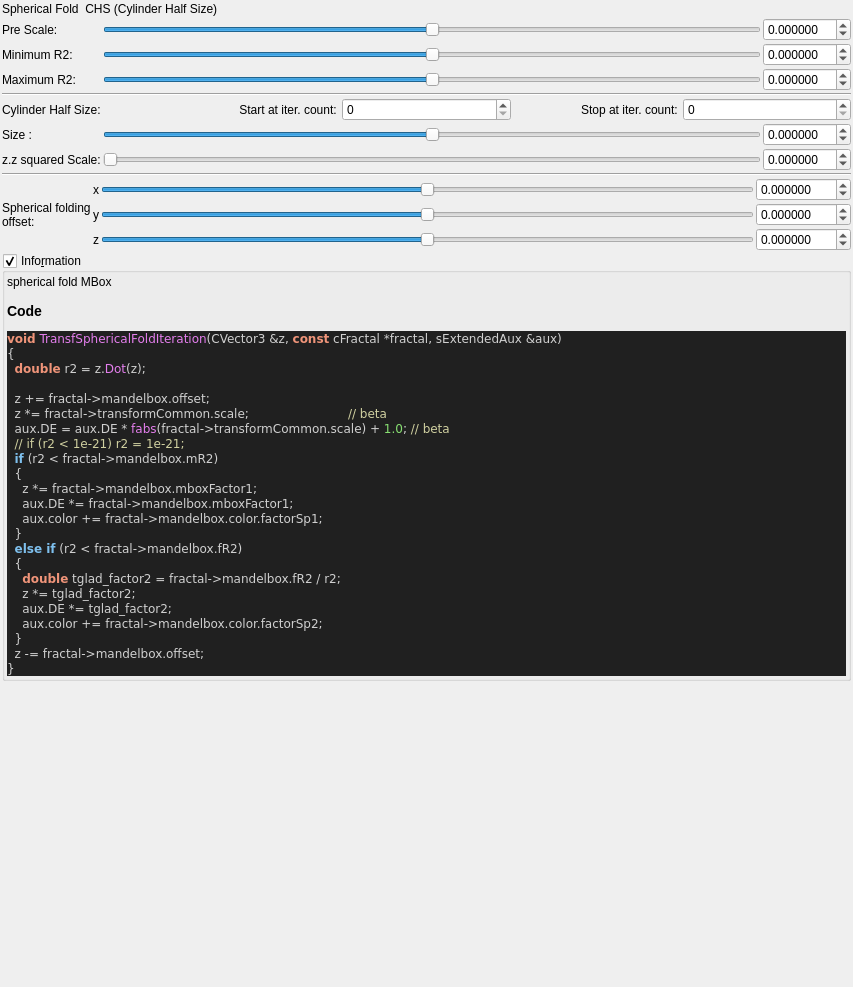
<?xml version="1.0" encoding="UTF-8"?>
<ui version="4.0">
 <class>Form</class>
 <widget class="QWidget" name="Form">
  <property name="geometry">
   <rect>
    <x>0</x>
    <y>0</y>
    <width>853</width>
    <height>987</height>
   </rect>
  </property>
  <property name="windowTitle">
   <string notr="true">transf_spherical_fold</string>
  </property>
  <layout class="QVBoxLayout" name="verticalLayout">
   <property name="spacing">
    <number>2</number>
   </property>
   <property name="leftMargin">
    <number>2</number>
   </property>
   <property name="topMargin">
    <number>2</number>
   </property>
   <property name="rightMargin">
    <number>2</number>
   </property>
   <property name="bottomMargin">
    <number>2</number>
   </property>
   <item>
    <widget class="QLabel" name="label_17">
     <property name="text">
      <string>Spherical Fold  CHS (Cylinder Half Size)</string>
     </property>
    </widget>
   </item>
   <item>
    <layout class="QGridLayout" name="gridLayout_2">
     <item row="7" column="2">
      <widget class="MyDoubleSpinBox" name="spinbox_transf_scale_1">
       <property name="sizePolicy">
        <sizepolicy hsizetype="Minimum" vsizetype="Maximum">
         <horstretch>0</horstretch>
         <verstretch>0</verstretch>
        </sizepolicy>
       </property>
       <property name="prefix">
        <string/>
       </property>
       <property name="suffix">
        <string/>
       </property>
       <property name="decimals">
        <number>6</number>
       </property>
       <property name="minimum">
        <double>-99.989999999999995</double>
       </property>
       <property name="maximum">
        <double>99.989999999999995</double>
       </property>
       <property name="singleStep">
        <double>0.100000000000000</double>
       </property>
      </widget>
     </item>
     <item row="2" column="1">
      <widget class="QSlider" name="slider_transf_scale">
       <property name="sizePolicy">
        <sizepolicy hsizetype="Expanding" vsizetype="Maximum">
         <horstretch>0</horstretch>
         <verstretch>0</verstretch>
        </sizepolicy>
       </property>
       <property name="minimum">
        <number>-5000000</number>
       </property>
       <property name="maximum">
        <number>5000000</number>
       </property>
       <property name="value">
        <number>0</number>
       </property>
       <property name="sliderPosition">
        <number>0</number>
       </property>
       <property name="orientation">
        <enum>Qt::Horizontal</enum>
       </property>
      </widget>
     </item>
     <item row="3" column="0">
      <widget class="QLabel" name="label_48">
       <property name="text">
        <string>Minimum R2:</string>
       </property>
      </widget>
     </item>
     <item row="7" column="0">
      <widget class="QLabel" name="label_110">
       <property name="text">
        <string>z.z squared Scale:</string>
       </property>
      </widget>
     </item>
     <item row="7" column="1">
      <widget class="QSlider" name="slider_transf_scale_1">
       <property name="sizePolicy">
        <sizepolicy hsizetype="Expanding" vsizetype="Maximum">
         <horstretch>0</horstretch>
         <verstretch>0</verstretch>
        </sizepolicy>
       </property>
       <property name="minimum">
        <number>0</number>
       </property>
       <property name="maximum">
        <number>1000000</number>
       </property>
       <property name="value">
        <number>0</number>
       </property>
       <property name="sliderPosition">
        <number>0</number>
       </property>
       <property name="orientation">
        <enum>Qt::Horizontal</enum>
       </property>
      </widget>
     </item>
     <item row="6" column="1">
      <widget class="QSlider" name="slider_transf_offset_05">
       <property name="sizePolicy">
        <sizepolicy hsizetype="Expanding" vsizetype="Maximum">
         <horstretch>0</horstretch>
         <verstretch>0</verstretch>
        </sizepolicy>
       </property>
       <property name="minimum">
        <number>-10000000</number>
       </property>
       <property name="maximum">
        <number>10000000</number>
       </property>
       <property name="value">
        <number>0</number>
       </property>
       <property name="sliderPosition">
        <number>0</number>
       </property>
       <property name="orientation">
        <enum>Qt::Horizontal</enum>
       </property>
      </widget>
     </item>
     <item row="3" column="2">
      <widget class="MyDoubleSpinBox" name="spinbox_transf_minR2_p25">
       <property name="sizePolicy">
        <sizepolicy hsizetype="Minimum" vsizetype="Maximum">
         <horstretch>0</horstretch>
         <verstretch>0</verstretch>
        </sizepolicy>
       </property>
       <property name="prefix">
        <string/>
       </property>
       <property name="suffix">
        <string/>
       </property>
       <property name="decimals">
        <number>6</number>
       </property>
       <property name="minimum">
        <double>-99.989999999999995</double>
       </property>
       <property name="maximum">
        <double>99.989999999999995</double>
       </property>
       <property name="singleStep">
        <double>0.100000000000000</double>
       </property>
      </widget>
     </item>
     <item row="3" column="1">
      <widget class="QSlider" name="slider_transf_minR2_p25">
       <property name="sizePolicy">
        <sizepolicy hsizetype="Expanding" vsizetype="Maximum">
         <horstretch>0</horstretch>
         <verstretch>0</verstretch>
        </sizepolicy>
       </property>
       <property name="minimum">
        <number>-5000000</number>
       </property>
       <property name="maximum">
        <number>5000000</number>
       </property>
       <property name="value">
        <number>0</number>
       </property>
       <property name="sliderPosition">
        <number>0</number>
       </property>
       <property name="orientation">
        <enum>Qt::Horizontal</enum>
       </property>
      </widget>
     </item>
     <item row="5" column="0" colspan="3">
      <layout class="QGridLayout" name="gridLayout">
       <item row="1" column="1">
        <widget class="QLabel" name="label_66">
         <property name="text">
          <string>Start at iter. count: </string>
         </property>
         <property name="alignment">
          <set>Qt::AlignRight|Qt::AlignTrailing|Qt::AlignVCenter</set>
         </property>
        </widget>
       </item>
       <item row="1" column="3">
        <widget class="QLabel" name="label_49">
         <property name="text">
          <string>Stop at iter. count: </string>
         </property>
         <property name="alignment">
          <set>Qt::AlignRight|Qt::AlignTrailing|Qt::AlignVCenter</set>
         </property>
        </widget>
       </item>
       <item row="1" column="2">
        <widget class="MySpinBox" name="spinboxInt_transf_start_iterations">
         <property name="sizePolicy">
          <sizepolicy hsizetype="Minimum" vsizetype="Maximum">
           <horstretch>0</horstretch>
           <verstretch>0</verstretch>
          </sizepolicy>
         </property>
         <property name="minimum">
          <number>0</number>
         </property>
         <property name="maximum">
          <number>250</number>
         </property>
         <property name="value">
          <number>0</number>
         </property>
        </widget>
       </item>
       <item row="1" column="4">
        <widget class="MySpinBox" name="spinboxInt_transf_stop_iterations">
         <property name="sizePolicy">
          <sizepolicy hsizetype="Preferred" vsizetype="Maximum">
           <horstretch>0</horstretch>
           <verstretch>0</verstretch>
          </sizepolicy>
         </property>
         <property name="maximum">
          <number>250</number>
         </property>
        </widget>
       </item>
       <item row="1" column="0">
        <widget class="QLabel" name="label_109">
         <property name="text">
          <string>Cylinder Half Size:</string>
         </property>
        </widget>
       </item>
       <item row="0" column="0" colspan="5">
        <widget class="Line" name="line">
         <property name="orientation">
          <enum>Qt::Horizontal</enum>
         </property>
        </widget>
       </item>
      </layout>
     </item>
     <item row="6" column="0">
      <widget class="QLabel" name="label_108">
       <property name="text">
        <string>Size :</string>
       </property>
      </widget>
     </item>
     <item row="4" column="0">
      <widget class="QLabel" name="label_16">
       <property name="text">
        <string>Maximum R2:</string>
       </property>
      </widget>
     </item>
     <item row="6" column="2">
      <widget class="MyDoubleSpinBox" name="spinbox_transf_offset_05">
       <property name="sizePolicy">
        <sizepolicy hsizetype="Minimum" vsizetype="Maximum">
         <horstretch>0</horstretch>
         <verstretch>0</verstretch>
        </sizepolicy>
       </property>
       <property name="prefix">
        <string/>
       </property>
       <property name="suffix">
        <string/>
       </property>
       <property name="decimals">
        <number>6</number>
       </property>
       <property name="minimum">
        <double>-99.989999999999995</double>
       </property>
       <property name="maximum">
        <double>99.989999999999995</double>
       </property>
       <property name="singleStep">
        <double>0.100000000000000</double>
       </property>
      </widget>
     </item>
     <item row="4" column="1">
      <widget class="QSlider" name="slider_transf_maxR2_1">
       <property name="sizePolicy">
        <sizepolicy hsizetype="Expanding" vsizetype="Maximum">
         <horstretch>0</horstretch>
         <verstretch>0</verstretch>
        </sizepolicy>
       </property>
       <property name="minimum">
        <number>-5000000</number>
       </property>
       <property name="maximum">
        <number>5000000</number>
       </property>
       <property name="value">
        <number>0</number>
       </property>
       <property name="sliderPosition">
        <number>0</number>
       </property>
       <property name="orientation">
        <enum>Qt::Horizontal</enum>
       </property>
      </widget>
     </item>
     <item row="2" column="2">
      <widget class="MyDoubleSpinBox" name="spinbox_transf_scale">
       <property name="sizePolicy">
        <sizepolicy hsizetype="Minimum" vsizetype="Maximum">
         <horstretch>0</horstretch>
         <verstretch>0</verstretch>
        </sizepolicy>
       </property>
       <property name="prefix">
        <string/>
       </property>
       <property name="suffix">
        <string/>
       </property>
       <property name="decimals">
        <number>6</number>
       </property>
       <property name="minimum">
        <double>-99.989999999999995</double>
       </property>
       <property name="maximum">
        <double>99.989999999999995</double>
       </property>
       <property name="singleStep">
        <double>0.100000000000000</double>
       </property>
      </widget>
     </item>
     <item row="4" column="2">
      <widget class="MyDoubleSpinBox" name="spinbox_transf_maxR2_1">
       <property name="sizePolicy">
        <sizepolicy hsizetype="Minimum" vsizetype="Maximum">
         <horstretch>0</horstretch>
         <verstretch>0</verstretch>
        </sizepolicy>
       </property>
       <property name="prefix">
        <string/>
       </property>
       <property name="suffix">
        <string/>
       </property>
       <property name="decimals">
        <number>6</number>
       </property>
       <property name="minimum">
        <double>-99.989999999999995</double>
       </property>
       <property name="maximum">
        <double>99.989999999999995</double>
       </property>
       <property name="singleStep">
        <double>0.100000000000000</double>
       </property>
      </widget>
     </item>
     <item row="2" column="0">
      <widget class="QLabel" name="label_18">
       <property name="text">
        <string>Pre Scale:</string>
       </property>
      </widget>
     </item>
    </layout>
   </item>
   <item>
    <widget class="Line" name="line_2">
     <property name="orientation">
      <enum>Qt::Horizontal</enum>
     </property>
    </widget>
   </item>
   <item>
    <layout class="QGridLayout" name="gridLayout_16">
     <property name="spacing">
      <number>2</number>
     </property>
     <item row="3" column="2">
      <widget class="QSlider" name="slider3_mandelbox_offset_x">
       <property name="sizePolicy">
        <sizepolicy hsizetype="Expanding" vsizetype="Maximum">
         <horstretch>0</horstretch>
         <verstretch>0</verstretch>
        </sizepolicy>
       </property>
       <property name="minimum">
        <number>-5000000</number>
       </property>
       <property name="maximum">
        <number>5000000</number>
       </property>
       <property name="singleStep">
        <number>1</number>
       </property>
       <property name="orientation">
        <enum>Qt::Horizontal</enum>
       </property>
      </widget>
     </item>
     <item row="3" column="0" rowspan="3">
      <widget class="QLabel" name="label_15">
       <property name="text">
        <string>Spherical folding
offset:</string>
       </property>
      </widget>
     </item>
     <item row="5" column="2">
      <widget class="QSlider" name="slider3_mandelbox_offset_z">
       <property name="sizePolicy">
        <sizepolicy hsizetype="Expanding" vsizetype="Maximum">
         <horstretch>0</horstretch>
         <verstretch>0</verstretch>
        </sizepolicy>
       </property>
       <property name="minimum">
        <number>-5000000</number>
       </property>
       <property name="maximum">
        <number>5000000</number>
       </property>
       <property name="singleStep">
        <number>1</number>
       </property>
       <property name="orientation">
        <enum>Qt::Horizontal</enum>
       </property>
      </widget>
     </item>
     <item row="4" column="2">
      <widget class="QSlider" name="slider3_mandelbox_offset_y">
       <property name="sizePolicy">
        <sizepolicy hsizetype="Expanding" vsizetype="Maximum">
         <horstretch>0</horstretch>
         <verstretch>0</verstretch>
        </sizepolicy>
       </property>
       <property name="minimum">
        <number>-5000000</number>
       </property>
       <property name="maximum">
        <number>5000000</number>
       </property>
       <property name="singleStep">
        <number>1</number>
       </property>
       <property name="orientation">
        <enum>Qt::Horizontal</enum>
       </property>
      </widget>
     </item>
     <item row="5" column="3">
      <widget class="MyDoubleSpinBox" name="spinbox3_mandelbox_offset_z">
       <property name="sizePolicy">
        <sizepolicy hsizetype="Minimum" vsizetype="Maximum">
         <horstretch>0</horstretch>
         <verstretch>0</verstretch>
        </sizepolicy>
       </property>
       <property name="prefix">
        <string/>
       </property>
       <property name="suffix">
        <string/>
       </property>
       <property name="decimals">
        <number>6</number>
       </property>
       <property name="minimum">
        <double>-100.000000000000000</double>
       </property>
       <property name="maximum">
        <double>100.000000000000000</double>
       </property>
       <property name="singleStep">
        <double>0.100000000000000</double>
       </property>
      </widget>
     </item>
     <item row="4" column="3">
      <widget class="MyDoubleSpinBox" name="spinbox3_mandelbox_offset_y">
       <property name="sizePolicy">
        <sizepolicy hsizetype="Minimum" vsizetype="Maximum">
         <horstretch>0</horstretch>
         <verstretch>0</verstretch>
        </sizepolicy>
       </property>
       <property name="prefix">
        <string/>
       </property>
       <property name="suffix">
        <string/>
       </property>
       <property name="decimals">
        <number>6</number>
       </property>
       <property name="minimum">
        <double>-100.000000000000000</double>
       </property>
       <property name="maximum">
        <double>100.000000000000000</double>
       </property>
       <property name="singleStep">
        <double>0.100000000000000</double>
       </property>
      </widget>
     </item>
     <item row="3" column="3">
      <widget class="MyDoubleSpinBox" name="spinbox3_mandelbox_offset_x">
       <property name="sizePolicy">
        <sizepolicy hsizetype="Minimum" vsizetype="Maximum">
         <horstretch>0</horstretch>
         <verstretch>0</verstretch>
        </sizepolicy>
       </property>
       <property name="prefix">
        <string/>
       </property>
       <property name="suffix">
        <string/>
       </property>
       <property name="decimals">
        <number>6</number>
       </property>
       <property name="minimum">
        <double>-100.000000000000000</double>
       </property>
       <property name="maximum">
        <double>100.000000000000000</double>
       </property>
       <property name="singleStep">
        <double>0.100000000000000</double>
       </property>
      </widget>
     </item>
     <item row="5" column="1">
      <widget class="QLabel" name="label_117">
       <property name="sizePolicy">
        <sizepolicy hsizetype="Preferred" vsizetype="Preferred">
         <horstretch>0</horstretch>
         <verstretch>0</verstretch>
        </sizepolicy>
       </property>
       <property name="text">
        <string notr="true">z</string>
       </property>
       <property name="alignment">
        <set>Qt::AlignRight|Qt::AlignTrailing|Qt::AlignVCenter</set>
       </property>
      </widget>
     </item>
     <item row="4" column="1">
      <widget class="QLabel" name="label_116">
       <property name="sizePolicy">
        <sizepolicy hsizetype="Preferred" vsizetype="Preferred">
         <horstretch>0</horstretch>
         <verstretch>0</verstretch>
        </sizepolicy>
       </property>
       <property name="text">
        <string notr="true">y</string>
       </property>
       <property name="alignment">
        <set>Qt::AlignRight|Qt::AlignTrailing|Qt::AlignVCenter</set>
       </property>
      </widget>
     </item>
     <item row="3" column="1">
      <widget class="QLabel" name="label_115">
       <property name="sizePolicy">
        <sizepolicy hsizetype="Preferred" vsizetype="Preferred">
         <horstretch>0</horstretch>
         <verstretch>0</verstretch>
        </sizepolicy>
       </property>
       <property name="text">
        <string notr="true">x</string>
       </property>
       <property name="alignment">
        <set>Qt::AlignRight|Qt::AlignTrailing|Qt::AlignVCenter</set>
       </property>
      </widget>
     </item>
    </layout>
   </item>
   <item>
    <widget class="MyGroupBox" name="groupCheck_info">
     <property name="title">
      <string>Info&amp;rmation</string>
     </property>
     <property name="flat">
      <bool>false</bool>
     </property>
     <property name="checkable">
      <bool>true</bool>
     </property>
     <layout class="QVBoxLayout" name="verticalLayout_2">
      <property name="spacing">
       <number>2</number>
      </property>
      <property name="leftMargin">
       <number>2</number>
      </property>
      <property name="topMargin">
       <number>2</number>
      </property>
      <property name="rightMargin">
       <number>2</number>
      </property>
      <property name="bottomMargin">
       <number>2</number>
      </property>
      <item>
       <widget class="QLabel" name="label_code_content">
        <property name="text">
         <string notr="true">&lt;p&gt;spherical fold MBox&lt;/p&gt;&lt;table&gt;
&lt;/table&gt;
&lt;h3&gt;Code&lt;/h3&gt;
&lt;body style=&quot;background-color:#202020&quot;&gt;
&lt;pre style=&quot;color:#d0d0d0; background-color:#202020;  font-family:'Courier New',monospace;&quot;&gt;&lt;span style=&quot;color:#f09479; font-weight:bold&quot;&gt;void&lt;/span&gt; &lt;span style=&quot;color:#e47eed&quot;&gt;TransfSphericalFoldIteration&lt;/span&gt;&lt;span style=&quot;color:#d0d0d0&quot;&gt;(&lt;/span&gt;CVector3 &lt;span style=&quot;color:#d0d0d0&quot;&gt;&amp;amp;&lt;/span&gt;z&lt;span style=&quot;color:#d0d0d0&quot;&gt;,&lt;/span&gt; &lt;span style=&quot;color:#f09479; font-weight:bold&quot;&gt;const&lt;/span&gt; cFractal &lt;span style=&quot;color:#d0d0d0&quot;&gt;*&lt;/span&gt;fractal&lt;span style=&quot;color:#d0d0d0&quot;&gt;,&lt;/span&gt; sExtendedAux &lt;span style=&quot;color:#d0d0d0&quot;&gt;&amp;amp;&lt;/span&gt;aux&lt;span style=&quot;color:#d0d0d0&quot;&gt;)&lt;/span&gt;
&lt;span style=&quot;color:#d0d0d0&quot;&gt;{&lt;/span&gt;
  &lt;span style=&quot;color:#f09479; font-weight:bold&quot;&gt;double&lt;/span&gt; r2 &lt;span style=&quot;color:#d0d0d0&quot;&gt;=&lt;/span&gt; z&lt;span style=&quot;color:#d0d0d0&quot;&gt;.&lt;/span&gt;&lt;span style=&quot;color:#e47eed&quot;&gt;Dot&lt;/span&gt;&lt;span style=&quot;color:#d0d0d0&quot;&gt;(&lt;/span&gt;z&lt;span style=&quot;color:#d0d0d0&quot;&gt;);&lt;/span&gt;

  z &lt;span style=&quot;color:#d0d0d0&quot;&gt;+=&lt;/span&gt; fractal&lt;span style=&quot;color:#d0d0d0&quot;&gt;-&amp;gt;&lt;/span&gt;mandelbox&lt;span style=&quot;color:#d0d0d0&quot;&gt;.&lt;/span&gt;offset&lt;span style=&quot;color:#d0d0d0&quot;&gt;;&lt;/span&gt;
  z &lt;span style=&quot;color:#d0d0d0&quot;&gt;*=&lt;/span&gt; fractal&lt;span style=&quot;color:#d0d0d0&quot;&gt;-&amp;gt;&lt;/span&gt;transformCommon&lt;span style=&quot;color:#d0d0d0&quot;&gt;.&lt;/span&gt;scale&lt;span style=&quot;color:#d0d0d0&quot;&gt;;&lt;/span&gt;                          &lt;span style=&quot;color:#d0d0a0&quot;&gt;// beta&lt;/span&gt;
  aux&lt;span style=&quot;color:#d0d0d0&quot;&gt;.&lt;/span&gt;DE &lt;span style=&quot;color:#d0d0d0&quot;&gt;=&lt;/span&gt; aux&lt;span style=&quot;color:#d0d0d0&quot;&gt;.&lt;/span&gt;DE &lt;span style=&quot;color:#d0d0d0&quot;&gt;*&lt;/span&gt; &lt;span style=&quot;color:#e47eed&quot;&gt;fabs&lt;/span&gt;&lt;span style=&quot;color:#d0d0d0&quot;&gt;(&lt;/span&gt;fractal&lt;span style=&quot;color:#d0d0d0&quot;&gt;-&amp;gt;&lt;/span&gt;transformCommon&lt;span style=&quot;color:#d0d0d0&quot;&gt;.&lt;/span&gt;scale&lt;span style=&quot;color:#d0d0d0&quot;&gt;) +&lt;/span&gt; &lt;span style=&quot;color:#87df71&quot;&gt;1.0&lt;/span&gt;&lt;span style=&quot;color:#d0d0d0&quot;&gt;;&lt;/span&gt; &lt;span style=&quot;color:#d0d0a0&quot;&gt;// beta&lt;/span&gt;
  &lt;span style=&quot;color:#d0d0a0&quot;&gt;// if (r2 &amp;lt; 1e-21) r2 = 1e-21;&lt;/span&gt;
  &lt;span style=&quot;color:#7ec0ee; font-weight:bold&quot;&gt;if&lt;/span&gt; &lt;span style=&quot;color:#d0d0d0&quot;&gt;(&lt;/span&gt;r2 &lt;span style=&quot;color:#d0d0d0&quot;&gt;&amp;lt;&lt;/span&gt; fractal&lt;span style=&quot;color:#d0d0d0&quot;&gt;-&amp;gt;&lt;/span&gt;mandelbox&lt;span style=&quot;color:#d0d0d0&quot;&gt;.&lt;/span&gt;mR2&lt;span style=&quot;color:#d0d0d0&quot;&gt;)&lt;/span&gt;
  &lt;span style=&quot;color:#d0d0d0&quot;&gt;{&lt;/span&gt;
    z &lt;span style=&quot;color:#d0d0d0&quot;&gt;*=&lt;/span&gt; fractal&lt;span style=&quot;color:#d0d0d0&quot;&gt;-&amp;gt;&lt;/span&gt;mandelbox&lt;span style=&quot;color:#d0d0d0&quot;&gt;.&lt;/span&gt;mboxFactor1&lt;span style=&quot;color:#d0d0d0&quot;&gt;;&lt;/span&gt;
    aux&lt;span style=&quot;color:#d0d0d0&quot;&gt;.&lt;/span&gt;DE &lt;span style=&quot;color:#d0d0d0&quot;&gt;*=&lt;/span&gt; fractal&lt;span style=&quot;color:#d0d0d0&quot;&gt;-&amp;gt;&lt;/span&gt;mandelbox&lt;span style=&quot;color:#d0d0d0&quot;&gt;.&lt;/span&gt;mboxFactor1&lt;span style=&quot;color:#d0d0d0&quot;&gt;;&lt;/span&gt;
    aux&lt;span style=&quot;color:#d0d0d0&quot;&gt;.&lt;/span&gt;color &lt;span style=&quot;color:#d0d0d0&quot;&gt;+=&lt;/span&gt; fractal&lt;span style=&quot;color:#d0d0d0&quot;&gt;-&amp;gt;&lt;/span&gt;mandelbox&lt;span style=&quot;color:#d0d0d0&quot;&gt;.&lt;/span&gt;color&lt;span style=&quot;color:#d0d0d0&quot;&gt;.&lt;/span&gt;factorSp1&lt;span style=&quot;color:#d0d0d0&quot;&gt;;&lt;/span&gt;
  &lt;span style=&quot;color:#d0d0d0&quot;&gt;}&lt;/span&gt;
  &lt;span style=&quot;color:#7ec0ee; font-weight:bold&quot;&gt;else if&lt;/span&gt; &lt;span style=&quot;color:#d0d0d0&quot;&gt;(&lt;/span&gt;r2 &lt;span style=&quot;color:#d0d0d0&quot;&gt;&amp;lt;&lt;/span&gt; fractal&lt;span style=&quot;color:#d0d0d0&quot;&gt;-&amp;gt;&lt;/span&gt;mandelbox&lt;span style=&quot;color:#d0d0d0&quot;&gt;.&lt;/span&gt;fR2&lt;span style=&quot;color:#d0d0d0&quot;&gt;)&lt;/span&gt;
  &lt;span style=&quot;color:#d0d0d0&quot;&gt;{&lt;/span&gt;
    &lt;span style=&quot;color:#f09479; font-weight:bold&quot;&gt;double&lt;/span&gt; tglad_factor2 &lt;span style=&quot;color:#d0d0d0&quot;&gt;=&lt;/span&gt; fractal&lt;span style=&quot;color:#d0d0d0&quot;&gt;-&amp;gt;&lt;/span&gt;mandelbox&lt;span style=&quot;color:#d0d0d0&quot;&gt;.&lt;/span&gt;fR2 &lt;span style=&quot;color:#d0d0d0&quot;&gt;/&lt;/span&gt; r2&lt;span style=&quot;color:#d0d0d0&quot;&gt;;&lt;/span&gt;
    z &lt;span style=&quot;color:#d0d0d0&quot;&gt;*=&lt;/span&gt; tglad_factor2&lt;span style=&quot;color:#d0d0d0&quot;&gt;;&lt;/span&gt;
    aux&lt;span style=&quot;color:#d0d0d0&quot;&gt;.&lt;/span&gt;DE &lt;span style=&quot;color:#d0d0d0&quot;&gt;*=&lt;/span&gt; tglad_factor2&lt;span style=&quot;color:#d0d0d0&quot;&gt;;&lt;/span&gt;
    aux&lt;span style=&quot;color:#d0d0d0&quot;&gt;.&lt;/span&gt;color &lt;span style=&quot;color:#d0d0d0&quot;&gt;+=&lt;/span&gt; fractal&lt;span style=&quot;color:#d0d0d0&quot;&gt;-&amp;gt;&lt;/span&gt;mandelbox&lt;span style=&quot;color:#d0d0d0&quot;&gt;.&lt;/span&gt;color&lt;span style=&quot;color:#d0d0d0&quot;&gt;.&lt;/span&gt;factorSp2&lt;span style=&quot;color:#d0d0d0&quot;&gt;;&lt;/span&gt;
  &lt;span style=&quot;color:#d0d0d0&quot;&gt;}&lt;/span&gt;
  z &lt;span style=&quot;color:#d0d0d0&quot;&gt;-=&lt;/span&gt; fractal&lt;span style=&quot;color:#d0d0d0&quot;&gt;-&amp;gt;&lt;/span&gt;mandelbox&lt;span style=&quot;color:#d0d0d0&quot;&gt;.&lt;/span&gt;offset&lt;span style=&quot;color:#d0d0d0&quot;&gt;;&lt;/span&gt;
&lt;span style=&quot;color:#d0d0d0&quot;&gt;}&lt;/span&gt;
&lt;/pre&gt;
&lt;/body&gt;</string>
        </property>
        <property name="wordWrap">
         <bool>true</bool>
        </property>
        <property name="openExternalLinks">
         <bool>true</bool>
        </property>
        <property name="textInteractionFlags">
         <set>Qt::LinksAccessibleByMouse|Qt::TextSelectableByMouse</set>
        </property>
       </widget>
      </item>
     </layout>
    </widget>
   </item>
   <item>
    <spacer name="verticalSpacer">
     <property name="orientation">
      <enum>Qt::Vertical</enum>
     </property>
     <property name="sizeHint" stdset="0">
      <size>
       <width>20</width>
       <height>40</height>
      </size>
     </property>
    </spacer>
   </item>
  </layout>
 </widget>
 <customwidgets>
  <customwidget>
   <class>MyGroupBox</class>
   <extends>QGroupBox</extends>
   <header>my_group_box.h</header>
   <container>1</container>
  </customwidget>
  <customwidget>
   <class>MyDoubleSpinBox</class>
   <extends>QDoubleSpinBox</extends>
   <header>my_double_spin_box.h</header>
  </customwidget>
  <customwidget>
   <class>MySpinBox</class>
   <extends>QSpinBox</extends>
   <header>my_spin_box.h</header>
  </customwidget>
 </customwidgets>
 <tabstops>
  <tabstop>slider3_mandelbox_offset_x</tabstop>
  <tabstop>spinbox3_mandelbox_offset_x</tabstop>
  <tabstop>slider3_mandelbox_offset_y</tabstop>
  <tabstop>spinbox3_mandelbox_offset_y</tabstop>
  <tabstop>slider3_mandelbox_offset_z</tabstop>
  <tabstop>spinbox3_mandelbox_offset_z</tabstop>
  <tabstop>groupCheck_info</tabstop>
 </tabstops>
 <resources/>
 <connections/>
</ui>
